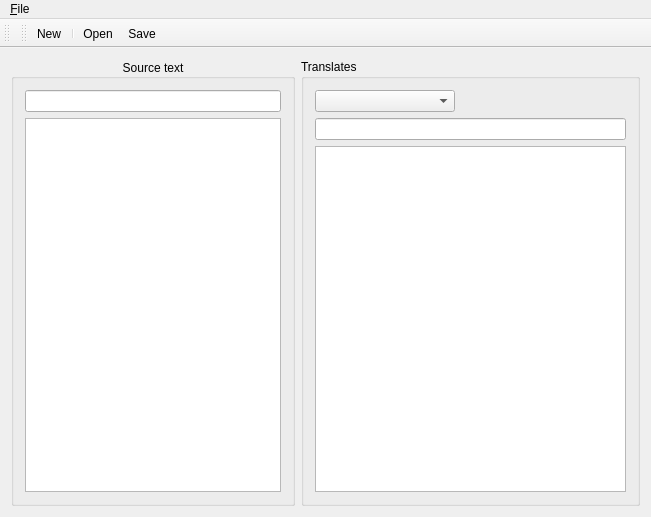
<?xml version="1.0" encoding="UTF-8"?>
<ui version="4.0">
 <class>MainWindow</class>
 <widget class="QMainWindow" name="MainWindow">
  <property name="geometry">
   <rect>
    <x>0</x>
    <y>0</y>
    <width>651</width>
    <height>517</height>
   </rect>
  </property>
  <property name="windowTitle">
   <string>MainWindow</string>
  </property>
  <widget class="QWidget" name="centralWidget">
   <layout class="QHBoxLayout" name="horizontalLayout">
    <item>
     <widget class="QGroupBox" name="sourceGroupBox">
      <property name="title">
       <string>Source text</string>
      </property>
      <property name="alignment">
       <set>Qt::AlignCenter</set>
      </property>
      <property name="flat">
       <bool>true</bool>
      </property>
      <layout class="QVBoxLayout" name="verticalLayout">
       <item>
        <widget class="QLineEdit" name="searchEdit">
         <property name="sizePolicy">
          <sizepolicy hsizetype="Preferred" vsizetype="Fixed">
           <horstretch>0</horstretch>
           <verstretch>0</verstretch>
          </sizepolicy>
         </property>
         <property name="toolTip">
          <string>&lt;html&gt;&lt;head/&gt;&lt;body&gt;&lt;p&gt;Search source text&lt;/p&gt;&lt;/body&gt;&lt;/html&gt;</string>
         </property>
        </widget>
       </item>
       <item>
        <widget class="QListWidget" name="sourceList">
         <property name="sizePolicy">
          <sizepolicy hsizetype="Preferred" vsizetype="Expanding">
           <horstretch>0</horstretch>
           <verstretch>0</verstretch>
          </sizepolicy>
         </property>
        </widget>
       </item>
      </layout>
     </widget>
    </item>
    <item>
     <widget class="QGroupBox" name="translateBox">
      <property name="title">
       <string>Translates</string>
      </property>
      <property name="flat">
       <bool>true</bool>
      </property>
      <layout class="QVBoxLayout" name="verticalLayout_2">
       <item>
        <layout class="QHBoxLayout" name="horizontalLayout_2">
         <item>
          <widget class="QComboBox" name="langCombo">
           <property name="minimumSize">
            <size>
             <width>140</width>
             <height>0</height>
            </size>
           </property>
          </widget>
         </item>
         <item>
          <spacer name="horizontalSpacer">
           <property name="orientation">
            <enum>Qt::Horizontal</enum>
           </property>
           <property name="sizeHint" stdset="0">
            <size>
             <width>40</width>
             <height>20</height>
            </size>
           </property>
          </spacer>
         </item>
        </layout>
       </item>
       <item>
        <widget class="QLineEdit" name="translateEdit"/>
       </item>
       <item>
        <widget class="QListWidget" name="translateList"/>
       </item>
      </layout>
     </widget>
    </item>
   </layout>
  </widget>
  <widget class="QMenuBar" name="menuBar">
   <property name="geometry">
    <rect>
     <x>0</x>
     <y>0</y>
     <width>651</width>
     <height>21</height>
    </rect>
   </property>
   <widget class="QMenu" name="menu_File">
    <property name="title">
     <string>&amp;File</string>
    </property>
    <addaction name="actionNew"/>
    <addaction name="separator"/>
    <addaction name="actionOpen"/>
    <addaction name="actionSave"/>
    <addaction name="separator"/>
    <addaction name="actionSaveAs"/>
    <addaction name="separator"/>
    <addaction name="actionExit"/>
   </widget>
   <addaction name="menu_File"/>
  </widget>
  <widget class="QToolBar" name="mainToolBar">
   <attribute name="toolBarArea">
    <enum>TopToolBarArea</enum>
   </attribute>
   <attribute name="toolBarBreak">
    <bool>false</bool>
   </attribute>
  </widget>
  <widget class="QToolBar" name="toolBar">
   <property name="windowTitle">
    <string>toolBar</string>
   </property>
   <attribute name="toolBarArea">
    <enum>TopToolBarArea</enum>
   </attribute>
   <attribute name="toolBarBreak">
    <bool>false</bool>
   </attribute>
   <addaction name="actionNew"/>
   <addaction name="separator"/>
   <addaction name="actionOpen"/>
   <addaction name="actionSave"/>
  </widget>
  <action name="actionNew">
   <property name="icon">
    <iconset resource="resource.qrc">
     <normaloff>:/filenew.png</normaloff>:/filenew.png</iconset>
   </property>
   <property name="text">
    <string>New</string>
   </property>
   <property name="shortcut">
    <string>Ctrl+N</string>
   </property>
  </action>
  <action name="actionOpen">
   <property name="icon">
    <iconset resource="resource.qrc">
     <normaloff>:/fileopen.png</normaloff>:/fileopen.png</iconset>
   </property>
   <property name="text">
    <string>Open</string>
   </property>
   <property name="shortcut">
    <string>Ctrl+O</string>
   </property>
  </action>
  <action name="actionSave">
   <property name="icon">
    <iconset resource="resource.qrc">
     <normaloff>:/filesave.png</normaloff>:/filesave.png</iconset>
   </property>
   <property name="text">
    <string>Save</string>
   </property>
   <property name="shortcut">
    <string>Ctrl+S</string>
   </property>
  </action>
  <action name="actionSaveAs">
   <property name="text">
    <string>Save &amp;As</string>
   </property>
  </action>
  <action name="actionExit">
   <property name="icon">
    <iconset resource="resource.qrc">
     <normaloff>:/fileclose.png</normaloff>:/fileclose.png</iconset>
   </property>
   <property name="text">
    <string>E&amp;xit</string>
   </property>
  </action>
 </widget>
 <layoutdefault spacing="6" margin="11"/>
 <resources>
  <include location="resource.qrc"/>
 </resources>
 <connections>
  <connection>
   <sender>langCombo</sender>
   <signal>currentIndexChanged(int)</signal>
   <receiver>MainWindow</receiver>
   <slot>onLangChanged(int)</slot>
   <hints>
    <hint type="sourcelabel">
     <x>368</x>
     <y>104</y>
    </hint>
    <hint type="destinationlabel">
     <x>460</x>
     <y>52</y>
    </hint>
   </hints>
  </connection>
  <connection>
   <sender>translateEdit</sender>
   <signal>textChanged(QString)</signal>
   <receiver>MainWindow</receiver>
   <slot>onTranslateChanged(QString)</slot>
   <hints>
    <hint type="sourcelabel">
     <x>491</x>
     <y>131</y>
    </hint>
    <hint type="destinationlabel">
     <x>649</x>
     <y>80</y>
    </hint>
   </hints>
  </connection>
  <connection>
   <sender>sourceList</sender>
   <signal>currentRowChanged(int)</signal>
   <receiver>MainWindow</receiver>
   <slot>onSourceChanged(int)</slot>
   <hints>
    <hint type="sourcelabel">
     <x>229</x>
     <y>155</y>
    </hint>
    <hint type="destinationlabel">
     <x>1</x>
     <y>110</y>
    </hint>
   </hints>
  </connection>
  <connection>
   <sender>searchEdit</sender>
   <signal>textChanged(QString)</signal>
   <receiver>MainWindow</receiver>
   <slot>onSearchTextChanged(QString)</slot>
   <hints>
    <hint type="sourcelabel">
     <x>196</x>
     <y>97</y>
    </hint>
    <hint type="destinationlabel">
     <x>156</x>
     <y>52</y>
    </hint>
   </hints>
  </connection>
  <connection>
   <sender>actionExit</sender>
   <signal>toggled(bool)</signal>
   <receiver>MainWindow</receiver>
   <slot>onFileExit()</slot>
   <hints>
    <hint type="sourcelabel">
     <x>-1</x>
     <y>-1</y>
    </hint>
    <hint type="destinationlabel">
     <x>325</x>
     <y>258</y>
    </hint>
   </hints>
  </connection>
  <connection>
   <sender>actionNew</sender>
   <signal>triggered()</signal>
   <receiver>MainWindow</receiver>
   <slot>onFileNew()</slot>
   <hints>
    <hint type="sourcelabel">
     <x>-1</x>
     <y>-1</y>
    </hint>
    <hint type="destinationlabel">
     <x>325</x>
     <y>258</y>
    </hint>
   </hints>
  </connection>
  <connection>
   <sender>actionOpen</sender>
   <signal>triggered()</signal>
   <receiver>MainWindow</receiver>
   <slot>onFileOpen()</slot>
   <hints>
    <hint type="sourcelabel">
     <x>-1</x>
     <y>-1</y>
    </hint>
    <hint type="destinationlabel">
     <x>325</x>
     <y>258</y>
    </hint>
   </hints>
  </connection>
  <connection>
   <sender>actionSave</sender>
   <signal>triggered()</signal>
   <receiver>MainWindow</receiver>
   <slot>onFileSave()</slot>
   <hints>
    <hint type="sourcelabel">
     <x>-1</x>
     <y>-1</y>
    </hint>
    <hint type="destinationlabel">
     <x>325</x>
     <y>258</y>
    </hint>
   </hints>
  </connection>
  <connection>
   <sender>actionSaveAs</sender>
   <signal>triggered()</signal>
   <receiver>MainWindow</receiver>
   <slot>onFileSaveAs()</slot>
   <hints>
    <hint type="sourcelabel">
     <x>-1</x>
     <y>-1</y>
    </hint>
    <hint type="destinationlabel">
     <x>325</x>
     <y>258</y>
    </hint>
   </hints>
  </connection>
  <connection>
   <sender>translateList</sender>
   <signal>doubleClicked(QModelIndex)</signal>
   <receiver>MainWindow</receiver>
   <slot>onSourceListDblClick()</slot>
   <hints>
    <hint type="sourcelabel">
     <x>360</x>
     <y>347</y>
    </hint>
    <hint type="destinationlabel">
     <x>273</x>
     <y>513</y>
    </hint>
   </hints>
  </connection>
 </connections>
 <slots>
  <slot>onFileNew()</slot>
  <slot>onFileOpen()</slot>
  <slot>onFileSave()</slot>
  <slot>onFileSaveAs()</slot>
  <slot>onFileExit()</slot>
  <slot>onLangChanged(int)</slot>
  <slot>onTranslateChanged(QString)</slot>
  <slot>onSourceChanged(int)</slot>
  <slot>onSearchTextChanged(QString)</slot>
  <slot>onSourceListDblClick()</slot>
 </slots>
</ui>
